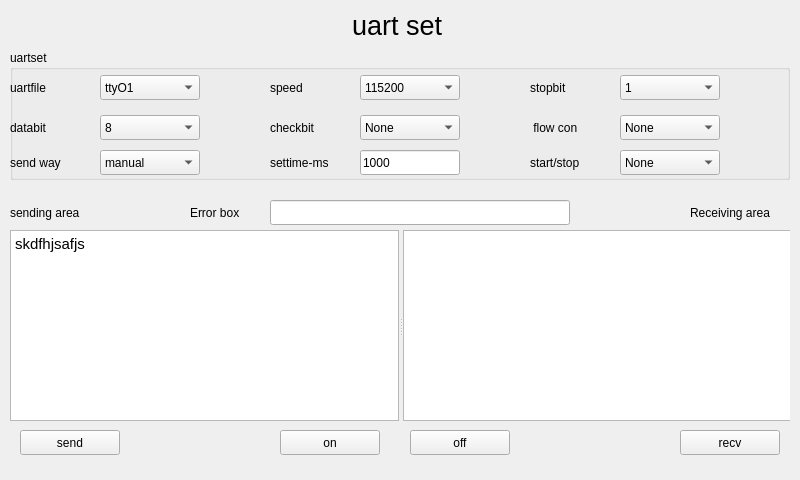
<?xml version="1.0" encoding="UTF-8"?>
<ui version="4.0">
 <class>uart</class>
 <widget class="QWidget" name="uart">
  <property name="geometry">
   <rect>
    <x>0</x>
    <y>0</y>
    <width>800</width>
    <height>480</height>
   </rect>
  </property>
  <property name="windowTitle">
   <string>uart</string>
  </property>
  <widget class="QLabel" name="label">
   <property name="geometry">
    <rect>
     <x>352</x>
     <y>9</y>
     <width>96</width>
     <height>32</height>
    </rect>
   </property>
   <property name="font">
    <font>
     <pointsize>20</pointsize>
    </font>
   </property>
   <property name="text">
    <string>uart set</string>
   </property>
  </widget>
  <widget class="QGroupBox" name="groupBox">
   <property name="geometry">
    <rect>
     <x>10</x>
     <y>50</y>
     <width>780</width>
     <height>130</height>
    </rect>
   </property>
   <property name="title">
    <string>uartset</string>
   </property>
   <widget class="QComboBox" name="uart_file">
    <property name="enabled">
     <bool>true</bool>
    </property>
    <property name="geometry">
     <rect>
      <x>90</x>
      <y>25</y>
      <width>100</width>
      <height>25</height>
     </rect>
    </property>
    <item>
     <property name="text">
      <string>ttyO1</string>
     </property>
    </item>
    <item>
     <property name="text">
      <string>ttyO2</string>
     </property>
    </item>
    <item>
     <property name="text">
      <string>ttyO3</string>
     </property>
    </item>
    <item>
     <property name="text">
      <string>ttyO4</string>
     </property>
    </item>
    <item>
     <property name="text">
      <string>ttyO5</string>
     </property>
    </item>
   </widget>
   <widget class="QComboBox" name="uart_speed">
    <property name="geometry">
     <rect>
      <x>350</x>
      <y>25</y>
      <width>100</width>
      <height>25</height>
     </rect>
    </property>
    <item>
     <property name="text">
      <string>115200</string>
     </property>
    </item>
    <item>
     <property name="text">
      <string>57600</string>
     </property>
    </item>
    <item>
     <property name="text">
      <string>38400</string>
     </property>
    </item>
    <item>
     <property name="text">
      <string>19200</string>
     </property>
    </item>
    <item>
     <property name="text">
      <string>9600</string>
     </property>
    </item>
   </widget>
   <widget class="QLabel" name="label_2">
    <property name="geometry">
     <rect>
      <x>0</x>
      <y>25</y>
      <width>80</width>
      <height>25</height>
     </rect>
    </property>
    <property name="text">
     <string>uartfile</string>
    </property>
   </widget>
   <widget class="QLabel" name="label_3">
    <property name="geometry">
     <rect>
      <x>260</x>
      <y>25</y>
      <width>80</width>
      <height>25</height>
     </rect>
    </property>
    <property name="text">
     <string>speed</string>
    </property>
   </widget>
   <widget class="QLabel" name="label_4">
    <property name="geometry">
     <rect>
      <x>520</x>
      <y>25</y>
      <width>80</width>
      <height>25</height>
     </rect>
    </property>
    <property name="text">
     <string>stopbit</string>
    </property>
   </widget>
   <widget class="QComboBox" name="uart_stopbit">
    <property name="geometry">
     <rect>
      <x>610</x>
      <y>25</y>
      <width>100</width>
      <height>25</height>
     </rect>
    </property>
    <item>
     <property name="text">
      <string>1</string>
     </property>
    </item>
    <item>
     <property name="text">
      <string>2</string>
     </property>
    </item>
   </widget>
   <widget class="QComboBox" name="uart_check_bit">
    <property name="geometry">
     <rect>
      <x>350</x>
      <y>65</y>
      <width>100</width>
      <height>25</height>
     </rect>
    </property>
    <item>
     <property name="text">
      <string>None</string>
     </property>
    </item>
    <item>
     <property name="text">
      <string>1</string>
     </property>
    </item>
    <item>
     <property name="text">
      <string>2</string>
     </property>
    </item>
   </widget>
   <widget class="QLabel" name="label_5">
    <property name="geometry">
     <rect>
      <x>0</x>
      <y>65</y>
      <width>80</width>
      <height>25</height>
     </rect>
    </property>
    <property name="text">
     <string>databit</string>
    </property>
   </widget>
   <widget class="QLabel" name="label_6">
    <property name="geometry">
     <rect>
      <x>260</x>
      <y>65</y>
      <width>80</width>
      <height>25</height>
     </rect>
    </property>
    <property name="text">
     <string>checkbit</string>
    </property>
   </widget>
   <widget class="QLabel" name="label_7">
    <property name="geometry">
     <rect>
      <x>520</x>
      <y>65</y>
      <width>80</width>
      <height>25</height>
     </rect>
    </property>
    <property name="text">
     <string> flow con</string>
    </property>
   </widget>
   <widget class="QComboBox" name="uart_flow_con">
    <property name="geometry">
     <rect>
      <x>610</x>
      <y>65</y>
      <width>100</width>
      <height>25</height>
     </rect>
    </property>
    <item>
     <property name="text">
      <string>None</string>
     </property>
    </item>
    <item>
     <property name="text">
      <string>soft</string>
     </property>
    </item>
    <item>
     <property name="text">
      <string>hardware</string>
     </property>
    </item>
   </widget>
   <widget class="QLabel" name="label_8">
    <property name="enabled">
     <bool>true</bool>
    </property>
    <property name="geometry">
     <rect>
      <x>0</x>
      <y>100</y>
      <width>80</width>
      <height>25</height>
     </rect>
    </property>
    <property name="text">
     <string>send way</string>
    </property>
   </widget>
   <widget class="QLabel" name="label_9">
    <property name="geometry">
     <rect>
      <x>260</x>
      <y>100</y>
      <width>80</width>
      <height>25</height>
     </rect>
    </property>
    <property name="text">
     <string>settime-ms</string>
    </property>
   </widget>
   <widget class="QLabel" name="label_10">
    <property name="geometry">
     <rect>
      <x>520</x>
      <y>100</y>
      <width>80</width>
      <height>25</height>
     </rect>
    </property>
    <property name="text">
     <string>start/stop</string>
    </property>
   </widget>
   <widget class="QLineEdit" name="uart_set_time">
    <property name="geometry">
     <rect>
      <x>350</x>
      <y>100</y>
      <width>100</width>
      <height>25</height>
     </rect>
    </property>
    <property name="text">
     <string>1000</string>
    </property>
   </widget>
   <widget class="QComboBox" name="uart_start_stop">
    <property name="geometry">
     <rect>
      <x>610</x>
      <y>100</y>
      <width>100</width>
      <height>25</height>
     </rect>
    </property>
    <item>
     <property name="text">
      <string>None</string>
     </property>
    </item>
    <item>
     <property name="text">
      <string>start</string>
     </property>
    </item>
    <item>
     <property name="text">
      <string>stop</string>
     </property>
    </item>
   </widget>
   <widget class="QComboBox" name="uart_send_way">
    <property name="geometry">
     <rect>
      <x>90</x>
      <y>100</y>
      <width>100</width>
      <height>25</height>
     </rect>
    </property>
    <item>
     <property name="text">
      <string>manual</string>
     </property>
    </item>
    <item>
     <property name="text">
      <string>auto</string>
     </property>
    </item>
   </widget>
   <widget class="QComboBox" name="uart_data_bit">
    <property name="geometry">
     <rect>
      <x>90</x>
      <y>65</y>
      <width>100</width>
      <height>25</height>
     </rect>
    </property>
    <item>
     <property name="text">
      <string>8</string>
     </property>
    </item>
    <item>
     <property name="text">
      <string>7</string>
     </property>
    </item>
    <item>
     <property name="text">
      <string>6</string>
     </property>
    </item>
    <item>
     <property name="text">
      <string>5</string>
     </property>
    </item>
   </widget>
  </widget>
  <widget class="QSplitter" name="splitter">
   <property name="geometry">
    <rect>
     <x>0</x>
     <y>0</y>
     <width>0</width>
     <height>0</height>
    </rect>
   </property>
   <property name="orientation">
    <enum>Qt::Horizontal</enum>
   </property>
  </widget>
  <widget class="QWidget" name="widget" native="true">
   <property name="geometry">
    <rect>
     <x>10</x>
     <y>200</y>
     <width>780</width>
     <height>261</height>
    </rect>
   </property>
   <widget class="QPushButton" name="uart_send">
    <property name="geometry">
     <rect>
      <x>10</x>
      <y>230</y>
      <width>100</width>
      <height>25</height>
     </rect>
    </property>
    <property name="text">
     <string>send</string>
    </property>
   </widget>
   <widget class="QPushButton" name="uart_recv">
    <property name="geometry">
     <rect>
      <x>670</x>
      <y>230</y>
      <width>100</width>
      <height>25</height>
     </rect>
    </property>
    <property name="text">
     <string>recv</string>
    </property>
   </widget>
   <widget class="QPushButton" name="uart_off">
    <property name="geometry">
     <rect>
      <x>400</x>
      <y>230</y>
      <width>100</width>
      <height>25</height>
     </rect>
    </property>
    <property name="text">
     <string>off</string>
    </property>
   </widget>
   <widget class="QPushButton" name="uatr_on">
    <property name="geometry">
     <rect>
      <x>270</x>
      <y>230</y>
      <width>100</width>
      <height>25</height>
     </rect>
    </property>
    <property name="text">
     <string>on</string>
    </property>
   </widget>
   <widget class="QLabel" name="label_11">
    <property name="geometry">
     <rect>
      <x>0</x>
      <y>0</y>
      <width>100</width>
      <height>25</height>
     </rect>
    </property>
    <property name="text">
     <string>sending area</string>
    </property>
   </widget>
   <widget class="QLabel" name="label_12">
    <property name="geometry">
     <rect>
      <x>680</x>
      <y>0</y>
      <width>100</width>
      <height>25</height>
     </rect>
    </property>
    <property name="text">
     <string>Receiving area</string>
    </property>
   </widget>
   <widget class="QSplitter" name="splitter_2">
    <property name="geometry">
     <rect>
      <x>0</x>
      <y>30</y>
      <width>781</width>
      <height>191</height>
     </rect>
    </property>
    <property name="orientation">
     <enum>Qt::Horizontal</enum>
    </property>
    <widget class="QTextEdit" name="uart_send_text">
     <property name="html">
      <string>&lt;!DOCTYPE HTML PUBLIC &quot;-//W3C//DTD HTML 4.0//EN&quot; &quot;http://www.w3.org/TR/REC-html40/strict.dtd&quot;&gt;
&lt;html&gt;&lt;head&gt;&lt;meta name=&quot;qrichtext&quot; content=&quot;1&quot; /&gt;&lt;style type=&quot;text/css&quot;&gt;
p, li { white-space: pre-wrap; }
&lt;/style&gt;&lt;/head&gt;&lt;body style=&quot; font-family:'Ubuntu'; font-size:11pt; font-weight:400; font-style:normal;&quot;&gt;
&lt;p style=&quot; margin-top:0px; margin-bottom:0px; margin-left:0px; margin-right:0px; -qt-block-indent:0; text-indent:0px;&quot;&gt;skdfhjsafjs&lt;/p&gt;&lt;/body&gt;&lt;/html&gt;</string>
     </property>
    </widget>
    <widget class="QTextEdit" name="uart_recv_text"/>
   </widget>
   <widget class="QLabel" name="label_13">
    <property name="geometry">
     <rect>
      <x>180</x>
      <y>0</y>
      <width>100</width>
      <height>25</height>
     </rect>
    </property>
    <property name="text">
     <string>Error box</string>
    </property>
   </widget>
   <widget class="QLineEdit" name="uart_err_box">
    <property name="geometry">
     <rect>
      <x>260</x>
      <y>0</y>
      <width>300</width>
      <height>25</height>
     </rect>
    </property>
   </widget>
  </widget>
 </widget>
 <layoutdefault spacing="6" margin="11"/>
 <resources/>
 <connections/>
</ui>
